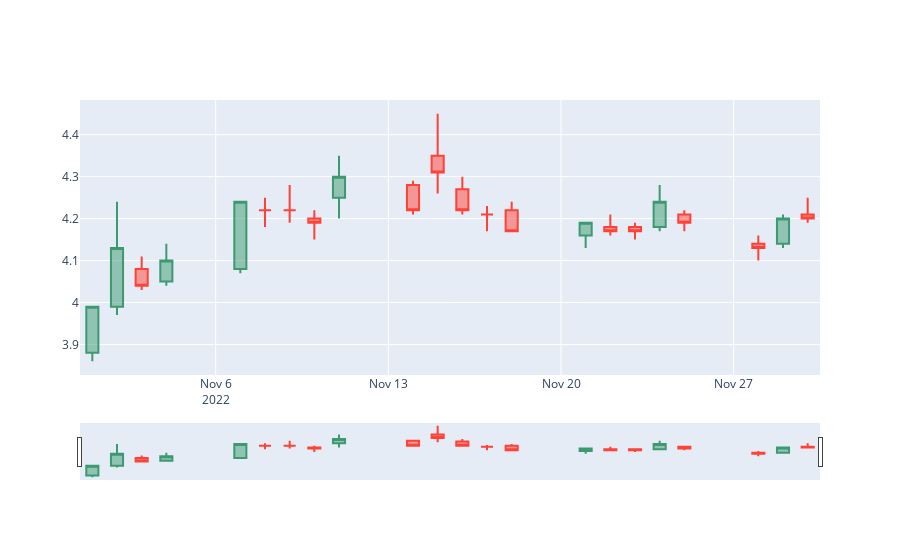

This figure's notebook cell:
### Markdown cell above
Maybe you think the price is not what it looks like in real world.

Due to the price adjustment, the price will be different from the real trading data .

### Code cell
import plotly.graph_objects as go
fig = go.Figure(data=[go.Candlestick(x=df.index.get_level_values("datetime"),
                open=df['$open'] / df['$factor'],
                high=df['$high'] / df['$factor'],
                low=df['$low'] / df['$factor'],
                close=df['$close'] / df['$factor'])])
fig.show()

### Figure 1 — Plotly figure (JSON) as saved in the notebook; plotly's stock layout.template omitted (floating-point values rounded to 4 significant figures)
{"data": [{"close": [3.99, 4.13, 4.04, 4.1, 4.24, 4.22, 4.22, 4.19, 4.3, 4.22, 4.31, 4.22, 4.21, 4.17, 4.19, 4.17, 4.17, 4.24, 4.19, 4.13, 4.2, 4.2], "high": [3.99, 4.24, 4.11, 4.14, 4.24, 4.25, 4.28, 4.22, 4.35, 4.29, 4.45, 4.3, 4.23, 4.24, 4.19, 4.21, 4.19, 4.28, 4.22, 4.16, 4.21, 4.25], "low": [3.86, 3.97, 4.03, 4.04, 4.07, 4.18, 4.19, 4.15, 4.2, 4.21, 4.26, 4.21, 4.17, 4.17, 4.13, 4.16, 4.15, 4.17, 4.17, 4.1, 4.13, 4.19], "open": [3.88, 3.99, 4.08, 4.05, 4.08, 4.22, 4.22, 4.2, 4.25, 4.28, 4.35, 4.27, 4.21, 4.22, 4.16, 4.18, 4.18, 4.18, 4.21, 4.14, 4.14, 4.21], "type": "candlestick", "x": ["2022-11-01T00:00:00", "2022-11-02T00:00:00", "2022-11-03T00:00:00", "2022-11-04T00:00:00", "2022-11-07T00:00:00", "2022-11-08T00:00:00", "2022-11-09T00:00:00", "2022-11-10T00:00:00", "2022-11-11T00:00:00", "2022-11-14T00:00:00", "2022-11-15T00:00:00", "2022-11-16T00:00:00", "2022-11-17T00:00:00", "2022-11-18T00:00:00", "2022-11-21T00:00:00", "2022-11-22T00:00:00", "2022-11-23T00:00:00", "2022-11-24T00:00:00", "2022-11-25T00:00:00", "2022-11-28T00:00:00", "2022-11-29T00:00:00", "2022-11-30T00:00:00"]}], "layout": {}}
